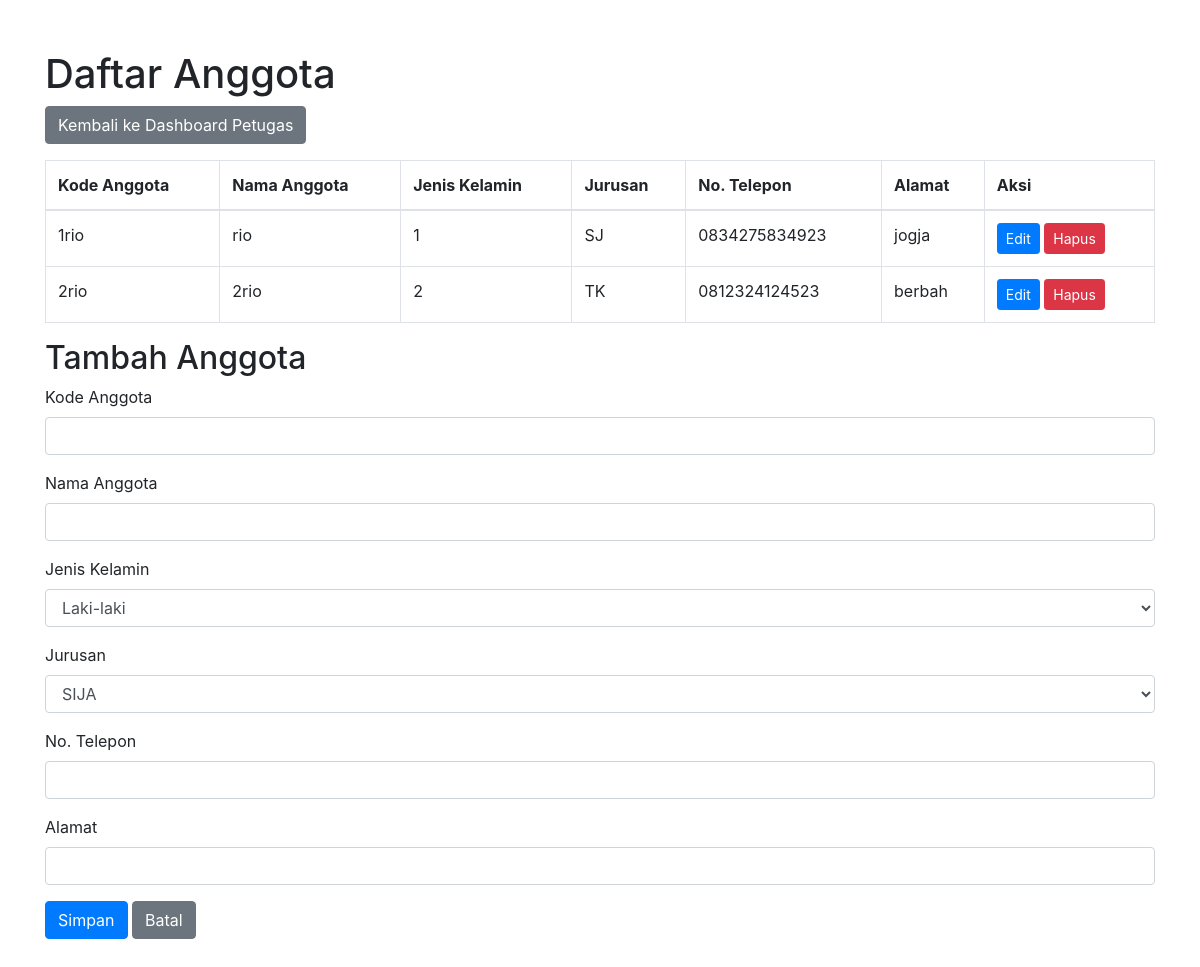
The page /daftar_anggota.php (signed in) on the database its author committed.
### tables this page shows
CREATE TABLE IF NOT EXISTS `anggota` (
  `id_anggota` int(11) NOT NULL AUTO_INCREMENT,
  `kode_anggota` varchar(9) NOT NULL,
  `nama_anggota` varchar(100) NOT NULL,
  `jk_anggota` char(1) NOT NULL,
  `jurusan_anggota` varchar(2) NOT NULL,
  `no_telp_anggota` varchar(13) NOT NULL,
  `alamat_anggota` varchar(100) NOT NULL,
  PRIMARY KEY (`id_anggota`)
);

### daftar_anggota.php (the view, shortened to what this page needs)
<?php
require_once 'conn.php';
$queryAnggota = "SELECT * FROM anggota";
$resultAnggota = mysqli_query($conn, $queryAnggota);
?>
<!DOCTYPE html>
<html>
<head>
    <link rel="stylesheet" href="https://stackpath.bootstrapcdn.com/bootstrap/4.5.2/css/bootstrap.min.css">
</head>
<body>
<div class="container">
    <h1>Daftar Anggota</h1>
    <a href="dashboard_petugas.php" class="btn btn-secondary mb-3">Kembali ke Dashboard Petugas</a>
    <table class="table table-bordered">
        <thead>
        <tr>
            <th>Kode Anggota</th>
            <th>Nama Anggota</th>
            <th>Jenis Kelamin</th>
            <th>Jurusan</th>
            <th>No. Telepon</th>
            <th>Alamat</th>
            <th>Aksi</th>
        </tr>
        </thead>
        <tbody>
        <?php while ($rowAnggota = mysqli_fetch_assoc($resultAnggota)) { ?>
            <tr>
                <td><?php echo $rowAnggota['kode_anggota']; ?></td>
                <td><?php echo $rowAnggota['nama_anggota']; ?></td>
                <td><?php echo $rowAnggota['jk_anggota']; ?></td>
                <td><?php echo $rowAnggota['jurusan_anggota']; ?></td>
                <td><?php echo $rowAnggota['no_telp_anggota']; ?></td>
                <td><?php echo $rowAnggota['alamat_anggota']; ?></td>
                <td>
                    <a href="daftar_anggota.php?edit=<?php echo $rowAnggota['id_anggota']; ?>"
                       class="btn btn-sm btn-primary">Edit</a>
                    <a href="daftar_anggota.php?delete=<?php echo $rowAnggota['id_anggota']; ?>"
                       class="btn btn-sm btn-danger" onclick="return confirm('Apakah Anda yakin ingin menghapus anggota ini?')">Hapus</a>
                </td>
            </tr>
        <?php } ?>
        </tbody>
    </table>
    <h2><?php echo isset($anggota) ? 'Ubah' : 'Tambah'; ?> Anggota</h2>
    <form method="POST">
        <div class="form-group">
            <label for="kode_anggota">Kode Anggota</label>
            <input type="text" class="form-control" id="kode_anggota" name="kode_anggota"
                   value="<?php echo isset($anggota) ? $anggota['kode_anggota'] : ''; ?>" required>
        </div>
        <div class="form-group">
            <label for="nama_anggota">Nama Anggota</label>
            <input type="text" class="form-control" id="nama_anggota" name="nama_anggota"
                   value="<?php echo isset($anggota) ? $anggota['nama_anggota'] : ''; ?>" required>
        </div>
        <div class="form-group">
            <label for="jk_anggota">Jenis Kelamin</label>
            <select class="form-control" id="jk_anggota" name="jk_anggota" required>
                <option value="1" <?php echo isset($anggota) && $anggota['jk_anggota'] == 1 ? 'selected' : ''; ?>>Laki-laki</option>
            </select>
        </div>
                <div class="form-group">
            <label for="jurusan_anggota">Jurusan</label>
            <select class="form-control" id="jurusan_anggota" name="jurusan_anggota" required>
                <option value="SIJA" <?php echo isset($anggota) && $anggota['jurusan_anggota'] == 'SIJA' ? 'selected' : ''; ?>>SIJA</option>
            </select>
        </div>
        <div class="form-group">
            <label for="no_telp_anggota">No. Telepon</label>
            <input type="text" class="form-control" id="no_telp_anggota" name="no_telp_anggota"
                   value="<?php echo isset($anggota) ? $anggota['no_telp_anggota'] : ''; ?>" required>
        </div>
        <div class="form-group">
            <label for="alamat_anggota">Alamat</label>
            <input type="text" class="form-control" id="alamat_anggota" name="alamat_anggota"
                   value="<?php echo isset($anggota) ? $anggota['alamat_anggota'] : ''; ?>" required>
        </div>
        <button type="submit" class="btn btn-primary" name="simpan_anggota">Simpan</button>
        <a href="daftar_anggota.php" class="btn btn-secondary">Batal</a>
    </form>
</div>
</body>
</html>

### daftar_anggota.php (style rules this page uses)
.container { margin-top: 50px; margin-bottom: 100px; }

### rows shown on the page
anggota: kode_anggota "1rio", nama_anggota "rio", jk_anggota "1", jurusan_anggota "SJ", no_telp_anggota "0834275834923", alamat_anggota "jogja"
anggota: kode_anggota "2rio", nama_anggota "2rio", jk_anggota "2", jurusan_anggota "TK", no_telp_anggota "0812324124523", alamat_anggota "berbah"
